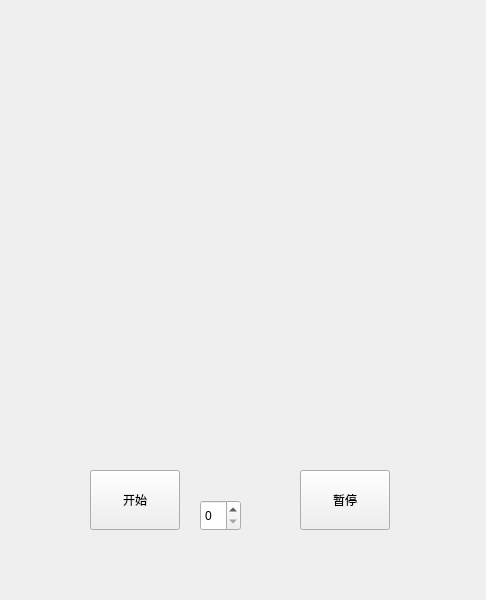
<?xml version="1.0" encoding="UTF-8"?>
<ui version="4.0">
 <class>Widget</class>
 <widget class="QWidget" name="Widget">
  <property name="geometry">
   <rect>
    <x>0</x>
    <y>0</y>
    <width>486</width>
    <height>600</height>
   </rect>
  </property>
  <property name="windowTitle">
   <string>Widget</string>
  </property>
  <widget class="QLabel" name="label">
   <property name="geometry">
    <rect>
     <x>90</x>
     <y>20</y>
     <width>300</width>
     <height>420</height>
    </rect>
   </property>
   <property name="text">
    <string/>
   </property>
   <property name="scaledContents">
    <bool>true</bool>
   </property>
  </widget>
  <widget class="QPushButton" name="startButton">
   <property name="geometry">
    <rect>
     <x>90</x>
     <y>470</y>
     <width>90</width>
     <height>60</height>
    </rect>
   </property>
   <property name="text">
    <string>开始</string>
   </property>
  </widget>
  <widget class="QPushButton" name="stopButton">
   <property name="geometry">
    <rect>
     <x>300</x>
     <y>470</y>
     <width>90</width>
     <height>60</height>
    </rect>
   </property>
   <property name="text">
    <string>暂停</string>
   </property>
  </widget>
  <widget class="QSpinBox" name="timesBox">
   <property name="geometry">
    <rect>
     <x>200</x>
     <y>500</y>
     <width>41</width>
     <height>31</height>
    </rect>
   </property>
  </widget>
 </widget>
 <resources/>
 <connections/>
</ui>
